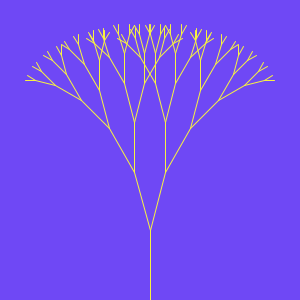
Frame 1 (no input)
Frame 60 (the mouse pressed at the canvas centre just before this capture): identical to frame 1, image omitted
Frame 120 (the mouse held since frame 60 and released just before this capture): identical to frame 1, image omitted

The Processing sketch that drew this single still picture (run headless with seeded random() and noise(); from frame 60 on, the mouse is pressed at the canvas centre):

// Processing sketch: processing_174488
// ── processing_174488.pde

void setup() {
size(300, 300);
}
void draw() {
background(#6F48F5);
Tree(width/2, height, 270, 7);

}
void Tree(float x1, float y1, float angle, float depth) {
if (depth ==0) return;
float x2 
= x1 + cos(radians(angle)) * depth * 10;
float y2 
= y1 + sin(radians(angle)) * depth * 10;
stroke(#F7F241);
line(x1, y1, x2, y2);
Tree(x2, y2, angle-15, depth-1); 
Tree(x2, y2, angle+15, depth-1);


}
   
